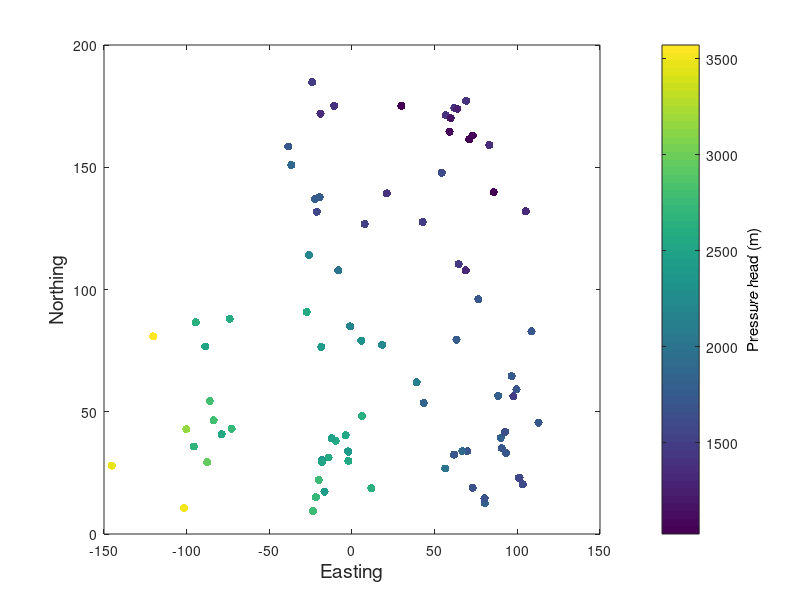

Reproduce this figure in MATLAB. (Note: this script raises an error after producing the figure.)
%% Tutorial semivariogram
%
% Author: Andres Patrignani 21-Jun-2015
%
%--------------------------- TUTORIAL STEPS -------------------------------
% Step 1 - Load data
%
% Step 2 - Plot data
%
% Step 3 - Empirical semivariogram
%   Step 3.1 - Remove spatial trend
%   Step 3.2 - Define lags (check function nbins within function
%              semivarlags for more detail).
%   Step 3.3 - Compute empirical omnidirectional semivariogram 
%
% Step 4 - Fit semivariogram model
%
% Step 5 - Interpolate using kriging
%
% Step 6 - Plot results


%% Step 1 - Load example data (Wolfcamp aquifer, TX)
% Data is also available at: http://wiki.stat.ucla.edu/socr/index.php/SOCR_061708_NC_Data_Aquifer
data = importdata('wolfcamp_aquifer.txt');
X = data.data(:,1); % Horizontal distance in km 
Y = data.data(:,2); % Vertical distance in km
Z = data.data(:,3); % Pressure heads in meters

%% Step 2 - Plot data
figure
title('Raw data','Fontsize',14)
scatter(X,Y,[],Z,'filled')
box on
Hobs = colorbar;
set(get(Hobs,'YLabel'),'string','Pressure head (m)');
xlabel('Easting','Fontsize',14)
ylabel('Northing','Fontsize',14)

%% Step 3 - Calculate empirical semivariogram

% Step 3.1 - Remove spatial trend
variates = [ones(length(Z),1) X Y];
b = regress(Z,variates);
Ztrend = variates*b;
Zres = Z-Ztrend;

% Step 3.2 - Define lags
[lagbins,N] = semivarlags(X,Y);

% Step 3.3 - Compute empirical omnidirectional semivariogram 
[Gobs,Hobs,Ch,rho,Gcloud,Hcloud] = semivar(X,Y,Zres,lagbins);
figure, scatter(Hobs,Gobs,'ob','filled'); hold on
scatter(Hcloud,Gcloud,'.r'); hold on

%% Step 4 - Fit model to empirical data
sill0 = var(Zres);
range0 = 50;
beta0 = [sill0,range0];
% Gmodel = 'gaussV';
[Gmod,Hmod,beta,Gpars,Gmodel] = semivarfit(beta0,Hobs,Gobs);
plot(Hmod,Gmod,'-k','LineWidth',2); hold on
xlabel('Lag distance (m)','Fontsize',14)
ylabel('Semivariance','Fontsize',14)
box on
legend('Empirical semivariance','Fitted semivariance model','Location','SE')
legend boxoff
ylim([0 Gpars(3)+Gpars(3)*0.2])
plot(Hmod,Gpars(1)*ones(size(Hmod)),'--r'); hold on % Nugget
plot([Gpars(2) Gpars(2)],Gpars([1,3]),'--g'); hold on % Range
plot([0 max(Hobs)],[Gpars(3) Gpars(3)],'--b'); hold on % Sill

%% Step 5 - Interpolate pressure head values at different locations
obs = [X,Y,Z];
ngrid = 50; % Number of total point in each dimension to build the meshgrid.
[Xgrid,Ygrid] = meshgrid(linspace(min(X),max(X),ngrid), linspace(min(Y),max(Y),ngrid)); 
pred = [Xgrid(:) Ygrid(:)];
maxpoint = 5;
maxdist = 200; %Equal to range
Kmodel = 'ordinary';
[Zpred,Vpred] = krig(obs,pred,beta,maxpoint,maxdist,Gmodel,Kmodel);
Zgrid = reshape(Zpred,size(Xgrid));
Zgrid = round(Zgrid);
Vgrid = reshape(Vpred,size(Xgrid));

%% Step 6 - Plot results
figure
contourf(Xgrid,Ygrid,Zgrid,8,'ShowText','on',...
                                 'LabelSpacing',288); hold on
title('Wolfcamp Aquifer Pressure head (m) Spatial Distribution');hold on
xlabel('Easting','Fontsize',14)
ylabel('Northing','Fontsize',14)
box on

figure
contourf(Xgrid,Ygrid,Vgrid,3); hold on
title('Wolfcamp Aquifer Variance');hold on
xlabel('Easting','Fontsize',14)
ylabel('Northing','Fontsize',14)
box on
scatter3(X,Y,Z,'ow')